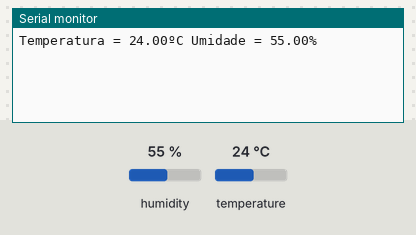
Bench run of a sketch on a simulated Arduino Uno, built with avr-gcc and run on an emulated ATmega328P. Parts: the last lines printed to the serial monitor. Inputs (shaded band) come from the test bench; at power-on: humidity 55 %, temperature 24 °C.

Above: at 2.2 s.
2.3 s: humidity set to 22 %
At 4.3 s:
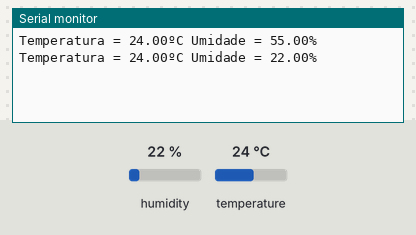
5.0 s: temperature set to 12 °C
At 5.6 s:
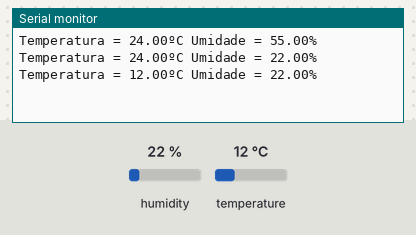
7.7 s: humidity set to 40 %
At 10.4 s:
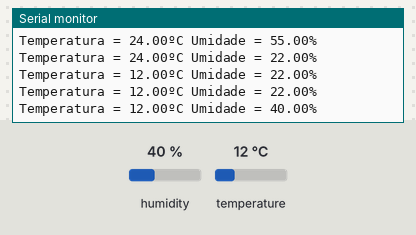
Timing chart, 0 to 11.9 s (numbered marks = the images above; inputs shaded):
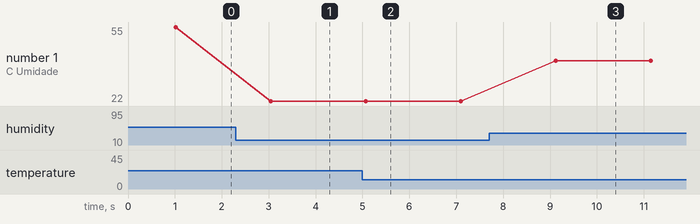

The sketch:

DTH11.ino
```cpp
// Programa: Sensor DHT11 - Envio de dados via Bluetooth
// Autor: FILIPEFLOP

#include "DHT.h"
#define dht_pin A5 //Pino DATA do Sensor ligado na porta Analogica A5
#define DHTTYPE DHT11
DHT dht(dht_pin, DHTTYPE);

void setup()
{
  Serial.begin(9600);
  // Aguarda 1 seg antes de acessar as informações do sensor
  delay(1000);
  dht.begin();
}

void loop()
{
  float h = dht.readHumidity();
  float t = dht.readTemperature();

  // Mostra os valores lidos, na serial
  Serial.print("Temperatura = ");
  Serial.print(t);
  Serial.print("ºC ");
  Serial.print("Umidade = ");
  Serial.print(h);
  Serial.println("% ");

  // Nao diminuir muito o valor abaixo
  // O ideal e a leitura a cada 2 segundos
  delay(2000);
}
```

Measured:
- after the input at 2.3 s, the serial monitor: prints a new line after 0.75 s (image 1)
- after the input at 5.0 s, the serial monitor: prints a new line after 0.07 s (image 2)
- after the input at 7.7 s, the serial monitor: prints a new line after 1.4 s (image 3)
- plotted number 1: 55 → 22 after the input at 2.3 s, 22 → 40 after the input at 7.7 s
